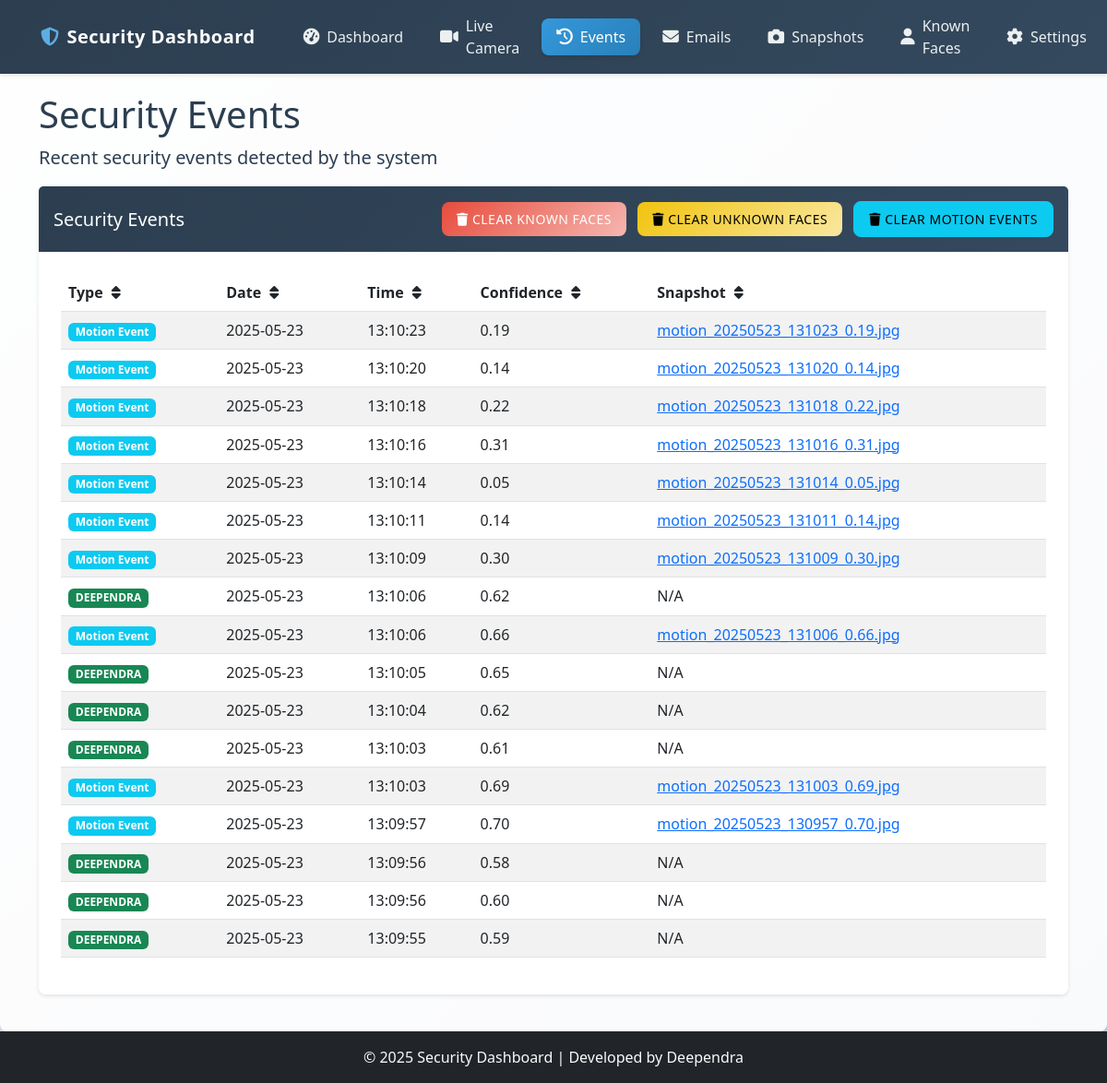
The app's page /events with its own data.
### database.py (models this page shows)
class MotionEvent(Base):
    __tablename__ = "motion_events"
    id = Column(Integer, primary_key=True, index=True)
    date = Column(String)
    time = Column(String)
    confidence = Column(Float)
    snapshot = Column(String)
    status = Column(String)

class KnownFace(Base):
    __tablename__ = "known_faces"
    id = Column(Integer, primary_key=True, index=True)
    name = Column(String, index=True)
    date = Column(String)
    time = Column(String)
    confidence = Column(Float)
    snapshot = Column(String)
    status = Column(String)

### app.py (the view)
@app.route('/events')
def events():
    events = get_recent_events(50)
    return render_template('events.html', events=events)

### database.py (called while the page is built)
def get_db():
    db = SessionLocal()
    try:
        yield db
    finally:
        db.close()

### templates/events.html (shortened to what this page needs)
{% extends "base.html" %}
{% block content %}
<div class="container mt-4">
    <h1>Security Events</h1>
    <p class="lead">Recent security events detected by the system</p>
    <div class="card">
        <div class="card-header d-flex justify-content-between align-items-center">
            <h5 class="mb-0">Security Events</h5>
            <div>
                <button class="btn btn-danger btn-sm me-2" data-bs-toggle="modal" data-bs-target="#clearKnownFacesModal">
                    <i class="fas fa-trash"></i> Clear Known Faces
                </button>
                <button class="btn btn-warning btn-sm me-2" data-bs-toggle="modal" data-bs-target="#clearUnknownFacesModal">
                    <i class="fas fa-trash"></i> Clear Unknown Faces
                </button>
                <button class="btn btn-info btn-sm" data-bs-toggle="modal" data-bs-target="#clearMotionModal">
                    <i class="fas fa-trash"></i> Clear Motion Events
                </button>
            </div>
        </div>
        <div class="card-body">
            <div class="table-responsive">
                <table class="table table-striped">
                    <thead>
                        <tr>
                            <th class="sortable" data-sort="type">Type <i class="fas fa-sort"></i></th>
                            <th class="sortable" data-sort="date">Date <i class="fas fa-sort"></i></th>
                            <th class="sortable" data-sort="time">Time <i class="fas fa-sort"></i></th>
                            <th class="sortable" data-sort="confidence">Confidence <i class="fas fa-sort"></i></th>
                            <th class="sortable" data-sort="snapshot">Snapshot <i class="fas fa-sort"></i></th>
                        </tr>
                    </thead>
                    <tbody id="eventsTableBody">
                        {% for event in events %}
                        <tr>
                            <td>
                                <span class="badge {% if event.type == 'known_face' %}bg-success{% elif event.type == 'unknown_face' %}bg-warning{% else %}bg-info{% endif %}">
                                    {{ event.name }}
                                </span>
                            </td>
                            <td>{{ event.date }}</td>
                            <td>{{ event.time }}</td>
                            <td>{{ event.confidence }}</td>
                            <td>
                                {% if event.snapshot and event.snapshot != 'N/A' %}
                                    {% if event.type == 'motion' %}
                                        <a href="/snapshot/motion/{{ event.snapshot }}" target="_blank">{{ event.snapshot }}</a>
                                    {% elif event.type == 'unknown_face' %}
                                        <a href="/snapshot/unknown/{{ event.snapshot }}" target="_blank">{{ event.snapshot }}</a>
                                    {% else %}
                                        <a href="/snapshot/{{ event.snapshot }}" target="_blank">{{ event.snapshot }}</a>
                                    {% endif %}
                                {% else %}
                                    N/A
                                {% endif %}
                            </td>
                        </tr>
                        {% else %}
                        <tr>
                            <td colspan="5" class="text-center">No events found</td>
                        </tr>
                        {% endfor %}
                    </tbody>
                </table>
            </div>
        </div>
    </div>
</div>
{% endblock %}

### static/css/base.css (style rules this page uses)
:root { --primary-color: #2c3e50; --secondary-color: #34495e; --accent-color: #3498db; --accent-color-light: #5dade2; --accent-color-dark: #2980b9; --success-color: #2ecc71; --success-color-light: #82e0aa; --warning-color: #f1c40f; --warning-color-light: #f9e79f; --danger-color: #e74c3c; --danger-color-light: #f5b7b1; --light-color: #ecf0f1; --dark-color: #2c3e50; --text-color: #2c3e50; --text-muted: #7f8c8d; --border-color: #bdc3c7; --gradient-primary: linear-gradient(135deg, var(--primary-color) 0%, var(--secondary-color) 100%); --gradient-accent: linear-gradient(135deg, var(--accent-color) 0%, var(--accent-color-dark) 100%); --gradient-success: linear-gradient(135deg, var(--success-color) 0%, var(--success-color-light) 100%); --gradient-warning: linear-gradient(135deg, var(--warning-color) 0%, var(--warning-color-light) 100%); --gradient-danger: linear-gradient(135deg, var(--danger-color) 0%, var(--danger-color-light) 100%); --border-radius: 8px; --transition-speed: 0.3s; --box-shadow: 0 2px 4px rgba(0,0,0,0.1); --box-shadow-hover: 0 4px 8px rgba(0,0,0,0.2); }
body { padding-top: 56px; background: linear-gradient(135deg, #f5f7fa 0%, #c3cfe2 100%); color: var(--text-color); font-family: 'Segoe UI', Tahoma, Geneva, Verdana, sans-serif; min-height: 100vh; display: flex; flex-direction: column; }
.card { margin-bottom: 20px; border: none; border-radius: var(--border-radius); box-shadow: var(--box-shadow); transition: transform var(--transition-speed) ease, box-shadow var(--transition-speed) ease; background: rgba(255, 255, 255, 0.95); backdrop-filter: blur(10px); }
.card-header { background: var(--gradient-primary); color: white; border-bottom: none; font-weight: 600; padding: 1rem; border-radius: var(--border-radius) var(--border-radius) 0 0; }
.card-body { padding: 1.5rem; }
.btn { border-radius: var(--border-radius); padding: 0.5rem 1rem; font-weight: 500; transition: all var(--transition-speed) ease; text-transform: uppercase; letter-spacing: 0.5px; }
.btn-warning { background: var(--gradient-warning); border: none; }
.btn-danger { background: var(--gradient-danger); border: none; }

### templates/events.html (style rules this page uses)
.sortable { cursor: pointer; user-select: none; }
.sortable i { margin-left: 5px; }

### records on screen
MotionEvent: name "Motion Event", date "2025-05-23", time "13:10:23", confidence "0.19", snapshot "motion_20250523_131023_0.19.jpg"
MotionEvent: name "Motion Event", date "2025-05-23", time "13:10:20", confidence "0.14", snapshot "motion_20250523_131020_0.14.jpg"
MotionEvent: name "Motion Event", date "2025-05-23", time "13:10:18", confidence "0.22", snapshot "motion_20250523_131018_0.22.jpg"
MotionEvent: name "Motion Event", date "2025-05-23", time "13:10:16", confidence "0.31", snapshot "motion_20250523_131016_0.31.jpg"
MotionEvent: name "Motion Event", date "2025-05-23", time "13:10:14", confidence "0.05", snapshot "motion_20250523_131014_0.05.jpg"
MotionEvent: name "Motion Event", date "2025-05-23", time "13:10:11", confidence "0.14", snapshot "motion_20250523_131011_0.14.jpg"
MotionEvent: name "Motion Event", date "2025-05-23", time "13:10:09", confidence "0.30", snapshot "motion_20250523_131009_0.30.jpg"
KnownFace: name "DEEPENDRA", date "2025-05-23", time "13:10:06", confidence "0.62", snapshot "N/A"
MotionEvent: name "Motion Event", date "2025-05-23", time "13:10:06", confidence "0.66", snapshot "motion_20250523_131006_0.66.jpg"
KnownFace: name "DEEPENDRA", date "2025-05-23", time "13:10:05", confidence "0.65", snapshot "N/A"
KnownFace: name "DEEPENDRA", date "2025-05-23", time "13:10:04", confidence "0.62", snapshot "N/A"
KnownFace: name "DEEPENDRA", date "2025-05-23", time "13:10:03", confidence "0.61", snapshot "N/A"
MotionEvent: name "Motion Event", date "2025-05-23", time "13:10:03", confidence "0.69", snapshot "motion_20250523_131003_0.69.jpg"
MotionEvent: name "Motion Event", date "2025-05-23", time "13:09:57", confidence "0.70", snapshot "motion_20250523_130957_0.70.jpg"
KnownFace: name "DEEPENDRA", date "2025-05-23", time "13:09:56", confidence "0.58", snapshot "N/A"
KnownFace: name "DEEPENDRA", date "2025-05-23", time "13:09:56", confidence "0.60", snapshot "N/A"
KnownFace: name "DEEPENDRA", date "2025-05-23", time "13:09:55", confidence "0.59", snapshot "N/A"
